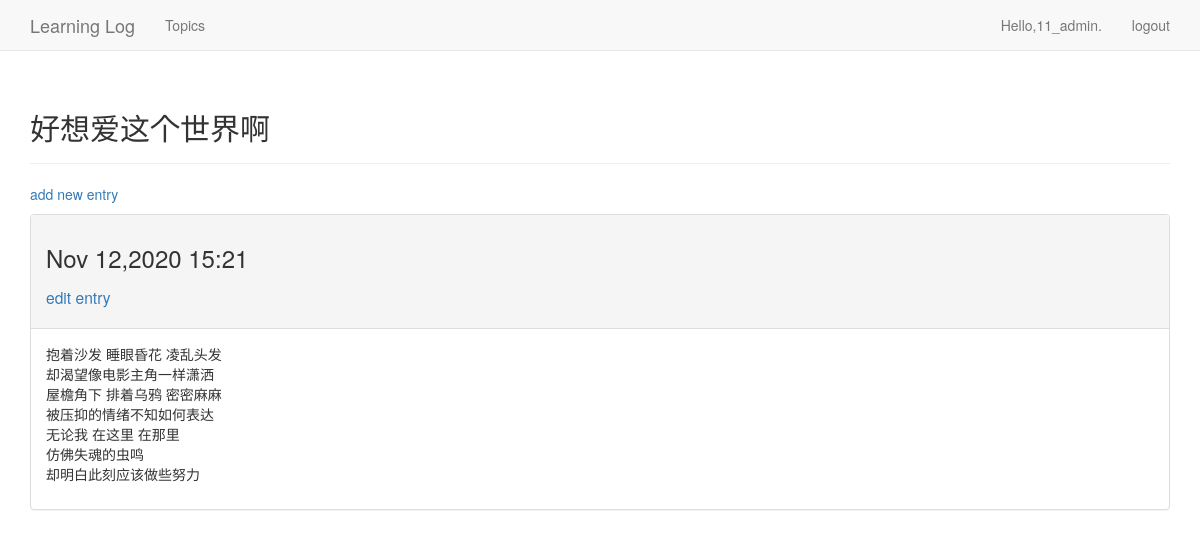
Page /topics/5/ (signed in) on the earlier database version.
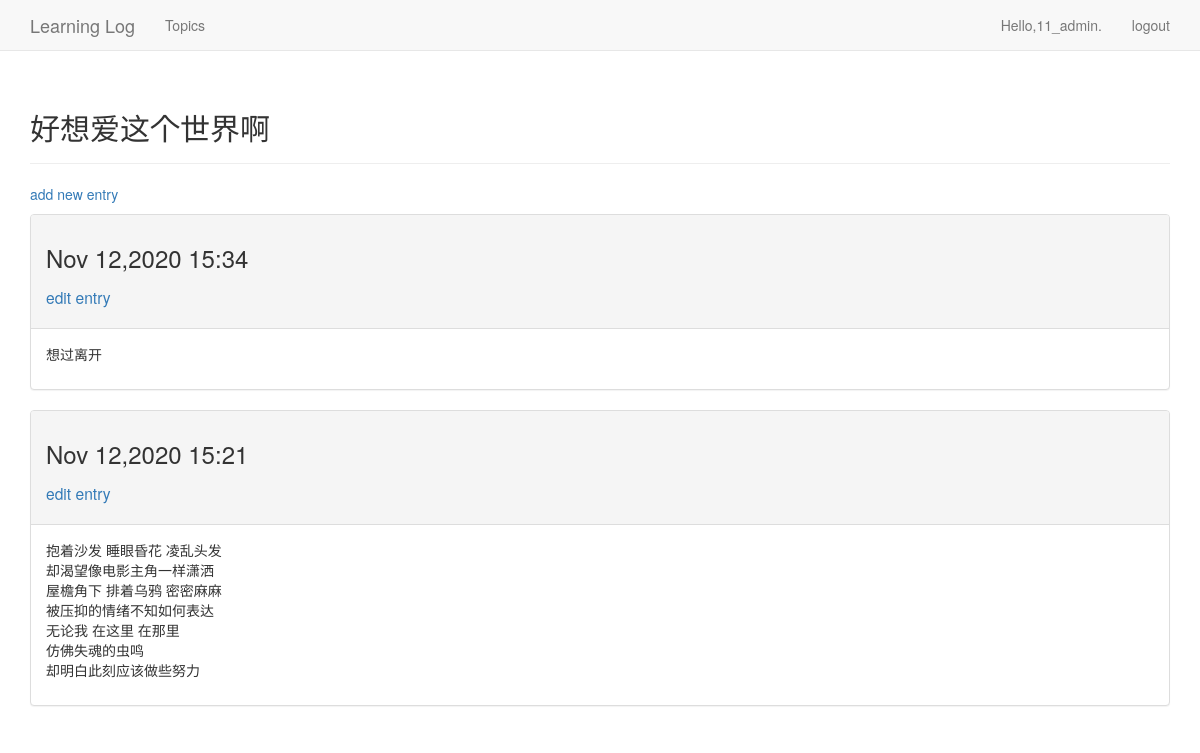
Same page on the later database version.
### learning_logs/models.py (models this page shows, shortened)
class Topic(models.Model):
    text=models.CharField(max_length=200)
    date_added=models.DateTimeField(auto_now_add=True)
    owner=models.ForeignKey(User,on_delete=models.CASCADE)
    def __str__(self):
        return self.text

class Entry(models.Model):
    topic=models.ForeignKey(Topic,on_delete=models.CASCADE)
    text=models.TextField()
    date_added=models.DateTimeField(auto_now_add=True)
    class Meta:
        verbose_name_plural='entries'

### learning_logs/views.py (the view)
# urls.py: path('topics/<topic_id>/',views.topic,name='topic'),
@login_required
def topic(request,topic_id):
    topic=Topic.objects.get(id=topic_id)
    check_topic_owner(topic,request)
    entries=topic.entry_set.order_by('-date_added')
    context={'topic':topic,'entries':entries}
    return render(request,'learning_logs/topic.html',context)

### learning_logs/views.py (called while the page is built)
def check_topic_owner(topic,request):
    if topic.owner!=request.user:
        raise Http404

### learning_logs/templates/learning_logs/topic.html
{% extends 'learning_logs/base.html' %}
{% block header %}
  <h2>{{ topic }}</h2>
{% endblock header %}
{% block content %}
  <p>
    <a href="{% url 'learning_logs:new_entry' topic.id %}">add new entry</a>
  </p>
  {% for entry in entries %}
    <div class="panel panel-default">
      <div class="panel-heading">
        <h3>
          {{ entry.date_added|date:'M d,Y H:i' }}</p>
          <small><a href="{% url 'learning_logs:edit_entry' entry.id %}">edit entry</a></small>
        </h3>
      </div>
      <div class="panel-body">
        {{ entry.text|linebreaks }}
      </div>
    </div>
    {% empty %}
      There are no entries for this topic yet.
    {% endfor %}
{% endblock content %}

### learning_logs/templates/learning_logs/base.html (shortened to what this page needs)
{% load bootstrap3 %}
<!DOCTYPE html>
<html lang="en">
  <head>
    {% load i18n %}
    {% bootstrap_css %}
  </head>
  <body>
    <nav class="navbar navbar-default navbar-static-top">
      <div class="container">
        <div class="navbar-header">
          <a class="navbar-brand" href="{% url 'learning_logs:index' %}">Learning Log</a>
        </div>
        <div id="navbar" class="navbar-collapse collapse">
          <ul class="nav navbar-nav">
            <li><a href="{% url 'learning_logs:topics' %}">Topics</a></li>
          </ul>
          <ul class="nav navbar-nav navbar-right">
            {% if user.is_authenticated %}
              <li><a>Hello,{{ user.username }}.</a></li>
              <li><a href="{% url 'users:logout' %}">logout</a></li>
            {% else %}
              <li><a href="{% url 'users:register' %}">register</a></li>
              <li><a href="{% url 'users:login' %}">login</a></li>
            {% endif %}
          </ul>
        </div>
      </div>
    </nav>
    <div class="container">
      <div class="page-header">
        {% block header %}{% endblock header %}
      </div>
      <div>
        {% block content %}{% endblock content %}
      </div>
    </div>
  </body>
</html>

Differences in the rows shown:
added Entry: date_added "Nov 12,2020 15:34", text "想过离开"
